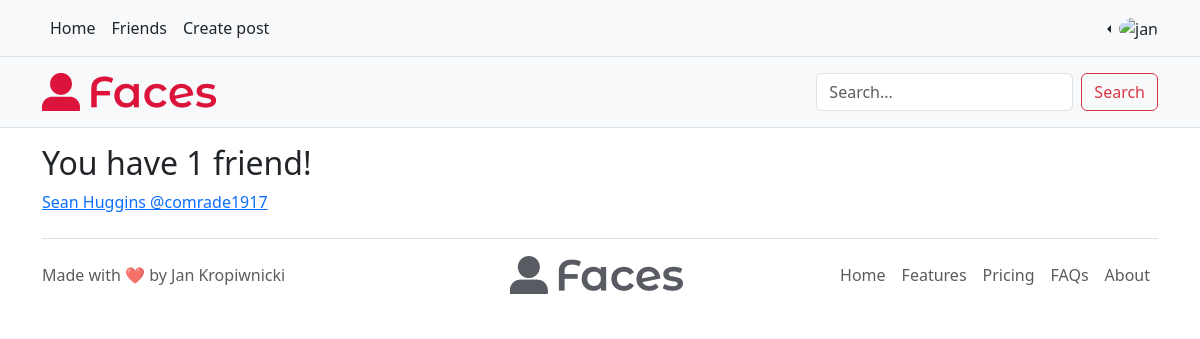
Page /friends/ (signed in) on the earlier database version.
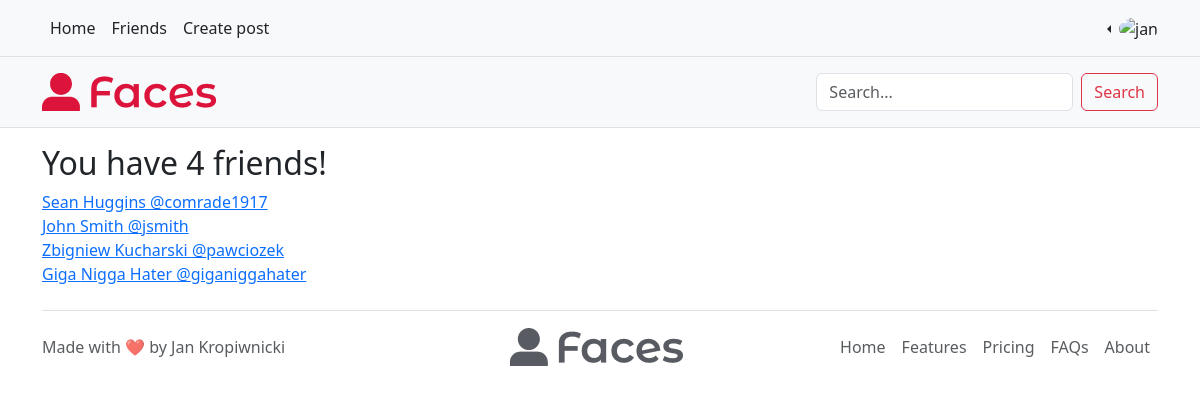
Same page on the later database version.
### facebook2_app/models.py (models this page shows)
class Person(models.Model):
    user = models.OneToOneField(User, on_delete=models.CASCADE)
    friends = models.ManyToManyField("self")

### facebook2_app/views.py (the view)
# urls.py: path('friends/', facebook2_app.views.friend_list, name="friends"),
def friend_list(request):
    return render(request, "friend-list.html", {"friend_count": len(request.user.person.friends.all())})

### templates/friend-list.html (shortened to what this page needs)
{% extends 'base.html' %}
{% block content %}
    <h2>You have {% if friend_count == 0 %}no{% else %}{{ friend_count }}{% endif %} friend{% if friend_count != 1 %}s{% endif %}!</h2>
    {% for friend in user.person.friends.all %}
        <a href="{% url 'user' friend.user.username %}">{{ friend.user.first_name }} {{ friend.user.last_name }} @{{ friend.user.username }}</a><br>
    {% endfor %}
{% endblock %}

Differences in the rows shown:
now on this page (row unchanged): Person: user.first_name "John", user.last_name "Smith", user.username "jsmith"
added Person: user.first_name "Zbigniew", user.last_name "Kucharski", user.username "pawciozek"
added Person: user.first_name "Giga", user.last_name "Nigga Hater", user.username "giganiggahater"
Other differences:
{{ friend_count }}: "1" → "4"
text now shown: "s"
